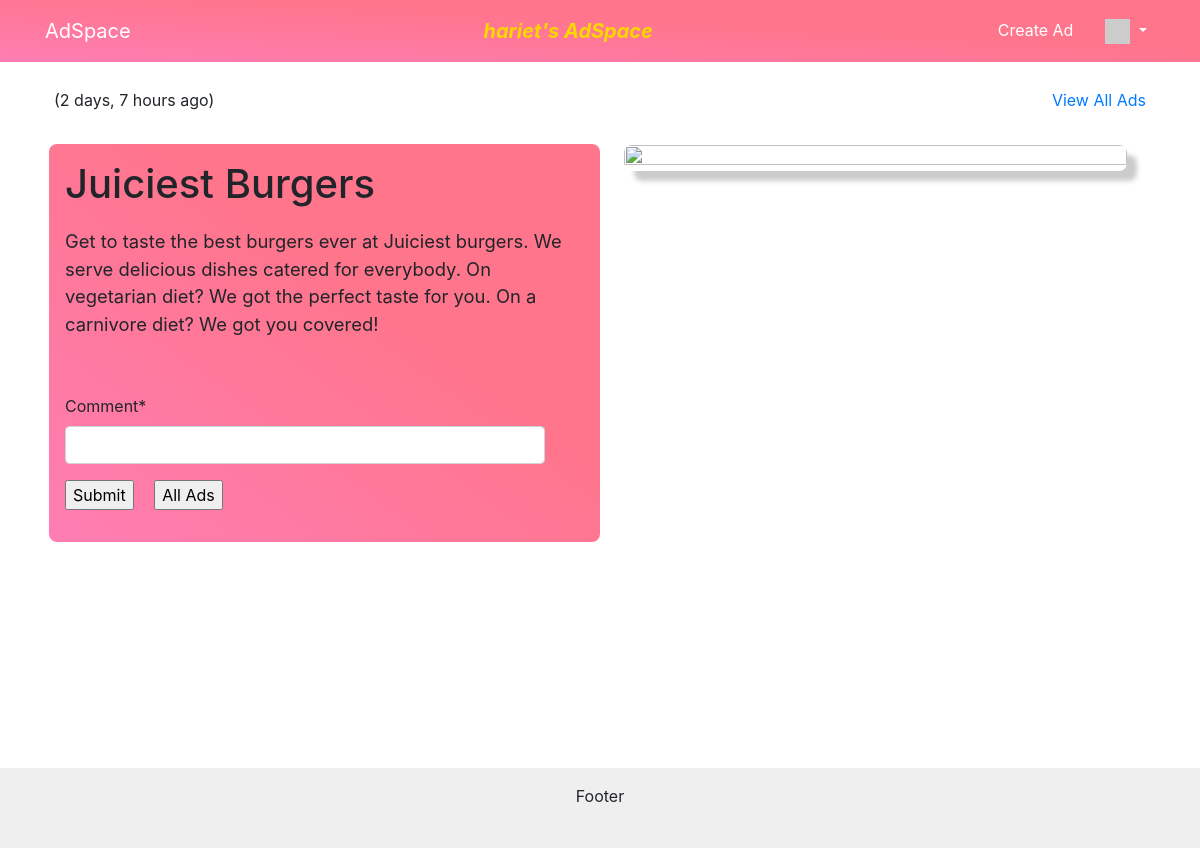
The app's page /ad/18 (signed in) with its own data.
### ads/models.py (models this page shows, shortened)
class Ad(models.Model) :
    title = models.CharField(
            max_length=200,
            validators=[MinLengthValidator(2, "Title must be greater than 2 characters")]
    )
    price = models.DecimalField(max_digits=7, decimal_places=2, null=True)
    text = models.TextField()
    owner = models.ForeignKey(settings.AUTH_USER_MODEL, on_delete=models.CASCADE)
    favorites = models.ManyToManyField(settings.AUTH_USER_MODEL,
        through='Fav', related_name='favorite_ads')
    created_at = models.DateTimeField(auto_now_add=True)
    updated_at = models.DateTimeField(auto_now=True)
    picture = models.BinaryField(null=True, editable=True)
    content_type = models.CharField(max_length=256, null=True, help_text='The MIMEType of the file')

### ads/views.py (the view)
# urls.py: path('ad/<int:pk>', views.AdDetailView.as_view(), name='ad_detail'),
class AdDetailView(OwnerDetailView):
    model = Ad
    template_name = "ads/ad_detail.html"
    def get(self, request, pk) :
        ad = Ad.objects.get(id=pk)
        comments = Comment.objects.filter(ad=ad).order_by('-updated_at')
        comment_form = CommentForm()
        context = { 'ad' : ad, 'comments': comments, 'comment_form': comment_form }
        return render(request, self.template_name, context)

### ads/forms.py
class CommentForm(forms.Form):
    comment = forms.CharField(required=True, max_length=500, min_length=3, strip=True)

### home/context_processors.py (called while the page is built)
def settings(request):
    return {
        'settings': django_settings,
    }

### home/templatetags/app_tags.py (called while the page is built)
@register.filter(name='gravatar')
def gravatar(user, size=35):
    email = str(user.email.strip().lower()).encode('utf-8')
    email_hash = md5(email).hexdigest()
    url = "//www.gravatar.com/avatar/{0}?s={1}&d=identicon&r=PG"
    return url.format(email_hash, size)

### ads/templates/ads/ad_detail.html (shortened to what this page needs)
{% extends "base_menu.html" %}
{% load humanize %}
{% block content %}
  <div class="container mt-5 pt-4">
    <div class="row my-1 my-md-3 px-4">
      <p style="margin-bottom: 1em; text-align: end;">
        ({{ ad.updated_at|naturaltime }})
      </p>
      <p class="ml-auto">
        <a href="{% url 'ads:all' %}">View All Ads</a>
      </p>
    </div>
    <div class="row align-items-start mx-1">
      <div class="col-12 col-md-6 mb-4 px-0 px-md-4 order-md-1">
        {% if ad.content_type %}
          <img src="{% url 'ads:ad_picture' ad.id %}" class="ad-details-img">
        {% endif %}
      </div>
      <div class="ad-details col-12 col-md-6 order-md-0">
        <h1 style="margin: 0 0 0.5em;">{{ ad.title }}</h1>
        <p style="font-size: 1.15em;">
          {{ ad.text }}
        </p>
        {% if user.is_authenticated %}
          <br clear="all" />
          <p>
            {% load crispy_forms_tags %}
            <form method="post" action="{% url 'ads:ad_comment_create' ad.id %}">
              {{ comment_form|crispy }}
              <input type="submit" value="Submit" style="margin-right: 1em;">
              <input type="submit" value="All Ads" onclick="window.location.href='{% url 'ads:all' %}';return false;">
            </form>
          </p>
        {% endif %}
      </div>
    </div>
  </div>
{% endblock %}

### home/templates/base_menu.html (shortened to what this page needs)
{% extends "base_bootstrap.html" %}
{% block navbar %}
  {% load app_tags %}
  <nav class="navbar fixed-top navbar-expand-lg">
    <div class="container">
      <div class="navbar-header">
        <a class="navbar-brand" href="{% url 'ads:all' %}">{{ settings.APP_NAME }}</a>
      </div>
      {% if user.is_authenticated %}
        <div class="navbar-text d-none d-sm-block ml-auto">{{request.user.username}}'s AdSpace</div>
      {% endif %}
      <ul class="navbar-nav flex-row ml-auto">
        {% if user.is_authenticated %}
        <li class="nav-item mr-3">
          <a class="nav-link" href="{% url 'ads:ad_create' %}">Create Ad</a>
        </li>
        <li class="nav-item dropdown">
          <a class="nav-link dropdown-toggle" href="#" id="navbarDropdown" role="button" data-toggle="dropdown" aria-haspopup="true" aria-expanded="false">
            <img style="width: 25px;" src="{{ user|gravatar:60 }}" /><b class="caret"></b>
          </a>
        </li>
        {% endif %}
      </ul>
    </div>
  </nav>
{% endblock %}
{% block footer %}
  <div class="footer">
    <p>Footer</p>
  </div>
{% endblock %}

### home/static/css/styles.css (style rules this page uses)
:root { --passionate-bed-gradient: linear-gradient(to bottom left, #ff758c 40%, #ff7eb3 100%); }
html { height: 100%; box-sizing: border-box; }
body { position: relative; min-height: 100%; margin-bottom: 100px; padding-bottom: 6rem; }
input { max-width: 30em; }
.navbar { color: white; background: var(--passionate-bed-gradient); }
.navbar a { color: white; }
.navbar-text { font-size: 1.25em; font-style: italic; font-weight: bold; color: gold; }
.footer { position: absolute; bottom: 0; width: 100%; height: 5em; padding: 1rem; margin-top: 330px; background-color: #efefef; text-align: center; }
.ad-details { padding: 1em; border-radius: 0.5em; background: var(--passionate-bed-gradient); }
.ad-details-img { height: 100%; width: 100%; border-radius: 0.5em; box-shadow: 10px 10px 5px #ccc; }

### records on screen
Ad: updated_at "2 days, 7 hours ago", title "Juiciest Burgers", text "Get to taste the best burgers ever at Juiciest burgers. We serve delicious dishes catered for everybody. On vegetarian diet? We got the perfect taste for you. On a carnivore diet? We got you covered!"

### other values on screen
{{ settings.APP_NAME }} "AdSpace"
{{ request.user.username }} "hariet"
